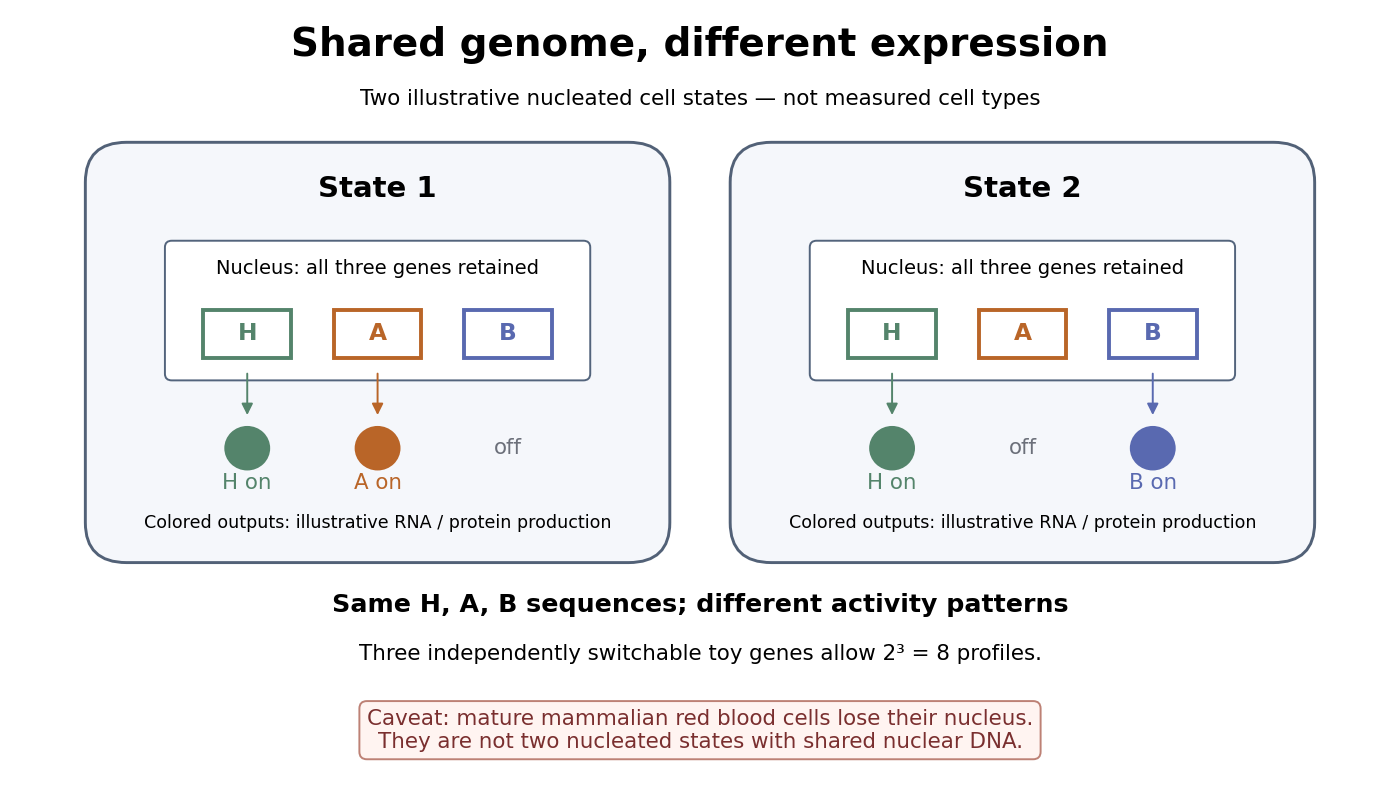

Python code for this plot:
"""Original shared-genome schematic; Python 3.14, matplotlib 3.10.7.

Run from _media with MPLBACKEND=Agg. The toy genes and outputs are invented.
"""
from pathlib import Path
import matplotlib.pyplot as plt
from matplotlib.patches import FancyBboxPatch, Circle, FancyArrowPatch, Rectangle

COLORS = {'H': '#54846b', 'A': '#b96528', 'B': '#5969b0'}
GENES = ('H', 'A', 'B')
EXPRESSION = ({'H', 'A'}, {'H', 'B'})


def main():
    fig, ax = plt.subplots(figsize=(10, 5.7), dpi=140, facecolor='white')
    ax.set(xlim=(0, 10), ylim=(0, 5.7))
    ax.axis('off')
    ax.text(5, 5.4, 'Shared genome, different expression', ha='center', fontsize=20, weight='bold')
    ax.text(5, 5.03, 'Two illustrative nucleated cell states — not measured cell types', ha='center', fontsize=11)
    for x, active, name in zip((2.65, 7.35), EXPRESSION, ('State 1', 'State 2')):
        ax.add_patch(FancyBboxPatch((x-2.05, 1.67), 4.1, 3, boxstyle='round,pad=0.08,rounding_size=0.3', facecolor='#f5f7fb', edgecolor='#526177', linewidth=1.5))
        ax.text(x, 4.34, name, ha='center', fontsize=15, weight='bold')
        ax.add_patch(FancyBboxPatch((x-1.5, 3.01), 3, 0.95, boxstyle='round,pad=0.05', facecolor='white', edgecolor='#53647c'))
        ax.text(x, 3.76, 'Nucleus: all three genes retained', ha='center', fontsize=10)
        for j, gene in enumerate(GENES):
            gx = x - 0.95 + 0.95*j
            ax.add_patch(Rectangle((gx-0.32, 3.13), 0.64, 0.36, facecolor='white', edgecolor=COLORS[gene], linewidth=2))
            ax.text(gx, 3.31, gene, ha='center', va='center', fontsize=12, color=COLORS[gene], weight='bold')
            if gene in active:
                ax.add_patch(FancyArrowPatch((gx, 3.04), (gx, 2.67), arrowstyle='-|>', mutation_scale=12, color=COLORS[gene]))
                ax.add_patch(Circle((gx, 2.45), 0.16, color=COLORS[gene]))
                ax.text(gx, 2.14, gene+' on', ha='center', fontsize=11, color=COLORS[gene])
            else:
                ax.text(gx, 2.45, 'off', ha='center', va='center', fontsize=11, color='#6c707a')
        ax.text(x, 1.85, 'Colored outputs: illustrative RNA / protein production', ha='center', fontsize=9)
    ax.text(5, 1.22, 'Same H, A, B sequences; different activity patterns', ha='center', fontsize=13, weight='bold')
    ax.text(5, 0.86, 'Three independently switchable toy genes allow 2³ = 8 profiles.', ha='center', fontsize=11)
    ax.text(5, 0.33, 'Caveat: mature mammalian red blood cells lose their nucleus.\nThey are not two nucleated states with shared nuclear DNA.', ha='center', va='center', fontsize=11, color='#7a2f2f', bbox={'boxstyle':'round,pad=0.35', 'fc':'#fff4f1', 'ec':'#bd8175'})
    fig.subplots_adjust(left=0.01, right=0.99, bottom=0.03, top=0.98)
    fig.savefig(Path(__file__).stem+'.png', facecolor='white', transparent=False)
    plt.close(fig)


if __name__ == '__main__':
    main()
